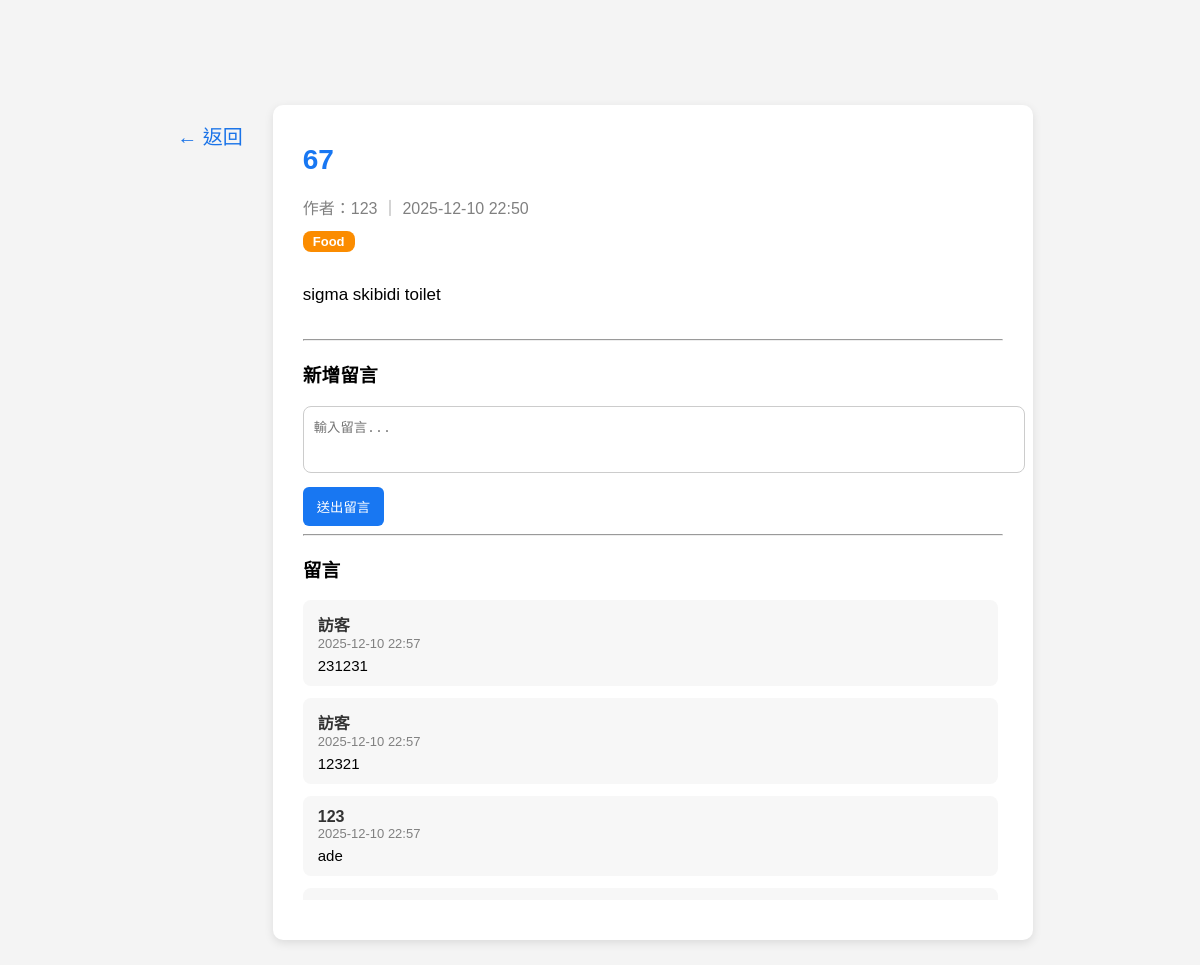
The app's page /posts/52 with its own data.
### models/post.py (models this page shows)
class Post(db.Model):
    id = db.Column(db.Integer, primary_key=True)
    title = db.Column(db.String(120), nullable=False)
    content = db.Column(db.Text, nullable=False)
    tag = db.Column(db.String(50), nullable=True)
    created_at = db.Column(db.DateTime, default=datetime.utcnow)
    user_id = db.Column(db.Integer, db.ForeignKey("user.id"), nullable=False)
    user = db.relationship("User", backref="posts")
    comments = db.relationship("Comment", backref="post", cascade="all, delete")

### models/user.py (models this page shows, shortened)
class User(db.Model, UserMixin):
    id = db.Column(db.Integer, primary_key=True)
    username = db.Column(db.String(50), unique=True, nullable=False)
    password = db.Column(db.String(255), nullable=False)

### models/comment.py (models this page shows)
class Comment(db.Model):
    id = db.Column(db.Integer, primary_key=True)
    content = db.Column(db.Text, nullable=False)
    author = db.Column(db.String(50), nullable=False)
    created_at = db.Column(db.DateTime, default=datetime.utcnow)
    post_id = db.Column(db.Integer, db.ForeignKey("post.id"), nullable=False)

### routes/posts.py (the view, shortened to what this page needs)
@posts_bp.route("/posts/<int:post_id>", methods=["GET", "POST"])
def view_post(post_id):
    post = Post.query.get_or_404(post_id)
    return render_template("post_view.html", post=post)

### templates/post_view.html (shortened to what this page needs)
<!DOCTYPE html>
<html lang="zh-Hant">
<head>
    <link rel="stylesheet" href="/static/style.css">
</head>
<body>
<div class="post-wrapper">
    <a href="/home" class="back-side-btn">← 返回</a>
    <div class="post-card">
        <h1 class="post-title">{{ post.title }}</h1>
        <p class="post-meta">
            作者：{{ post.user.username }} ｜ {{ post.created_at.strftime("%Y-%m-%d %H:%M") }}
        </p>
        {% if post.tag %}
        <span class="tag-badge tag-{{ post.tag }}">{{ post.tag }}</span>
        {% endif %}
        <p class="post-content">
            {{ post.content | safe }}
        </p>
    <hr>
    <h3>新增留言</h3>
    <form method="POST">
        <textarea name="content" rows="3" placeholder="輸入留言..." required></textarea>
        <button type="submit">送出留言</button>
    </form>
    <hr>
    <h3>留言</h3>
    <div class="comment-container">
        {% if post.comments %}
            {% for c in post.comments %}
                <div class="comment-box">
                    <div class="comment-author">{{ c.author }}</div>
                    <div class="comment-time">{{ c.created_at.strftime("%Y-%m-%d %H:%M") }}</div>
                    <div class="comment-content">{{ c.content }}</div>
                </div>
            {% endfor %}
        {% else %}
            <p style="color:gray;">目前沒有留言。</p>
        {% endif %}
    </div>
</div>
</body>
</html>

### static/style.css (style rules this page uses)
body { margin: 0; font-family: "Microsoft JhengHei", sans-serif; background: #f4f4f4; padding-top: 65px; }
.post-card { width: 100%; background: white; padding: 20px 30px; border-radius: 10px; box-shadow: 0 3px 10px rgba(0,0,0,0.1); margin-bottom: 25px; }
.tag-badge { display: inline-block; padding: 4px 10px; border-radius: 10px; font-size: 13px; font-weight: bold; margin-bottom: 10px; margin-right: 6px; color: white !important; }
.tag-Food { background: #fb8c00 !important; }
.comment-container { max-height: 300px; overflow-y: auto; padding-right: 5px; margin-bottom: 20px; }
.comment-box { background: #f7f7f7; padding: 12px 15px; border-radius: 8px; margin-bottom: 12px; }
.comment-author { font-weight: bold; color: #333; }
.comment-time { color: gray; font-size: 13px; }
.comment-content { margin-top: 6px; font-size: 15px; }

### templates/post_view.html (style rules this page uses)
.post-wrapper { display: flex; justify-content: center; gap: 20px; margin-top: 40px; }
.back-side-btn { font-size: 20px; color: #1a73e8; text-decoration: none; padding: 6px 10px; border-radius: 6px; height: fit-content; margin-top: 10px; transition: background 0.2s; }
.post-card { width: 700px; background: white; padding: 20px 30px; border-radius: 10px; box-shadow: 0 3px 10px rgba(0,0,0,0.1); }
.post-title { font-size: 28px; color: #1877f2; }
.post-meta { color: gray; margin-bottom: 12px; }
.tag-badge { display: inline-block; background: #e3f2fd; color: #1565c0; padding: 3px 10px; border-radius: 8px; font-size: 13px; margin-bottom: 12px; }
.post-content { font-size: 17px; line-height: 1.7; margin-bottom: 30px; }
.comment-box { background: #f7f7f7; padding: 12px 15px; border-radius: 8px; margin-bottom: 12px; }
.comment-author { font-weight: bold; color: #333; }
.comment-time { color: gray; font-size: 13px; }
.comment-content { margin-top: 6px; font-size: 15px; }
textarea { width: 100%; padding: 10px; border-radius: 8px; border: 1px solid #ccc; resize: none; }
button { margin-top: 10px; padding: 10px 14px; background: #1877f2; color: white; border: none; border-radius: 6px; cursor: pointer; }

### records on screen
Post: title "67", created_at "2025-12-10 22:50", tag "Food", content "sigma skibidi toilet"
User: user.username "123"
Comment: author "訪客", created_at "2025-12-10 22:57", content "231231"
Comment: author "訪客", created_at "2025-12-10 22:57", content "12321"
Comment: author "123", created_at "2025-12-10 22:57", content "ade"
